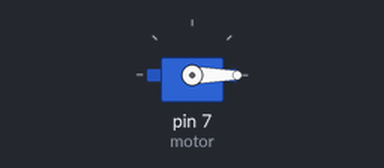
A sketch run on a simulated Arduino Uno, built with avr-gcc and run on an emulated ATmega328P. Parts: servo. What the sketch prints to the serial monitor is not drawn.

Above: at 0.05 s.
At 3.55 s:
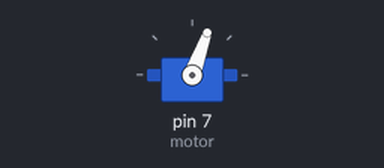
At 7.05 s:
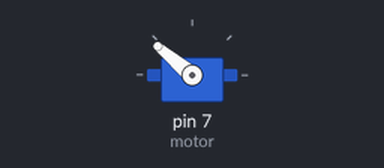
At 14.05 s:
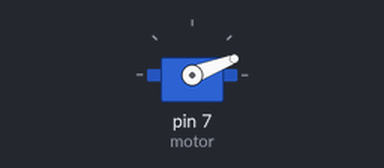
Timing chart, 0 to 20.3 s (numbered marks = the images above):
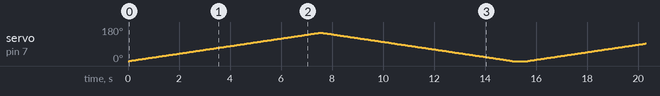

The sketch:

testeServoMotor.ino
```cpp
#include <Servo.h>

Servo motor;

void setup() {
  motor.attach(7);
  Serial.begin(9600);
  Serial.println("PRONTO");
}

void loop() {

  for(int i = 0; i <= 150; i++){
    motor.write(i);
    delay(50);
  }

    for(int i = 150; i >= 0; i--){
    motor.write(i);
    delay(50);
  }

  delay(500);
}
```
